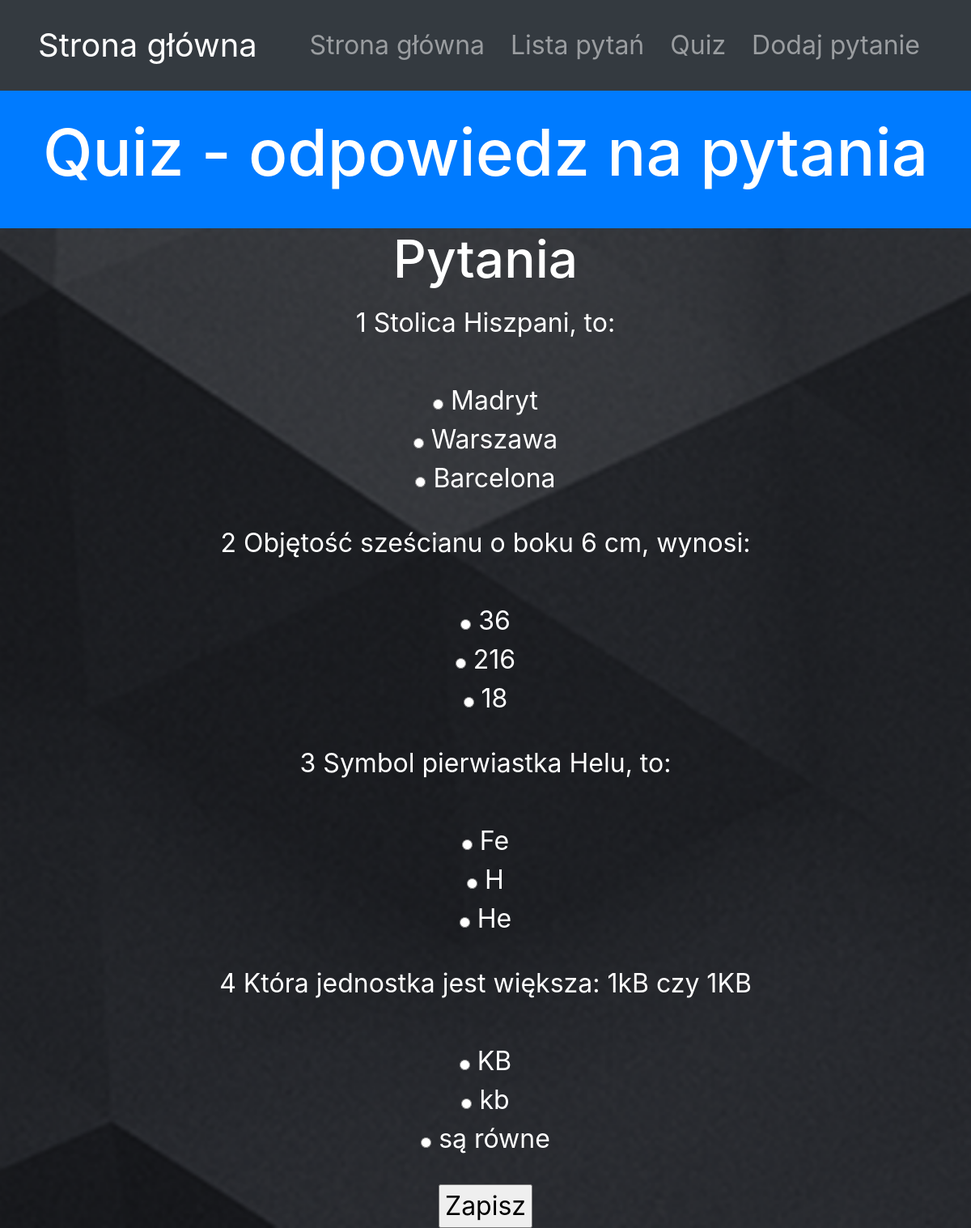
The page /quiz on the database its author committed.
### quiz/modele.py (models this page shows)
class BazaModel(Model):
    class Meta:
        database = baza

class Pytanie(BazaModel):
    pytanie = CharField()
    id_kat = ForeignKeyField(Kategoria, related_name='pytania')

class Odpowiedz(BazaModel):
    odpowiedzi = CharField(null=False)
    id_p = ForeignKeyField(Pytanie, related_name='odpowiedzi')
    odpok = BooleanField(default=False)

### quiz/views.py (the view, shortened to what this page needs)
@app.route("/quiz", methods=['GET', 'POST'])
def quiz():
    pytania = Pytanie.select().join(Odpowiedz).distinct().order_by(Pytanie.id)
    return render_template('quiz.html', query=pytania)

### quiz/quiz.py (called while the page is built)
@app.before_request
def before_request():
    g.db = baza
    g.db.connect()

@app.after_request
def after_request(response):
    g.db.close()
    return response

### quiz/templates/quiz.html (shortened to what this page needs)
{% extends "szablon.html" %}
{% block h1 %}Quiz - odpowiedz na pytania{% endblock %}
{% block tresc %}
  <form method="post">
      <center>
    <h2>Pytania</h2>
    {% for p in query %}
    <p>
        {{ p.id }} {{ p.pytanie }}<br>
        <br>
        {% for o in p.odpowiedzi %}
        <input type="radio" name="{{ p.id }}" value="{{ o.id }}">
        {{ o.odpowiedzi }}
        <br>
        {% endfor %}
    </p>
    {% endfor %}
    <input type="submit" value="Zapisz">
    </center>
  </form>
{% endblock %}

### quiz/templates/szablon.html (shortened to what this page needs)
<!DOCTYPE html>
<html lang="pl">
  <head>
    <link href="{{ url_for('static', filename='vendor/bootstrap/css/bootstrap.min.css') }}" rel="stylesheet">
    <link href="{{ url_for('static', filename='style.css') }}" rel="stylesheet">
    <link href="{{ url_for('static', filename='css/scrolling-nav.css') }}" rel="stylesheet">
  </head>
  <body id="page-top">
    <nav class="navbar navbar-expand-lg navbar-dark bg-dark fixed-top" id="mainNav">
      <div class="container">
        <a class="navbar-brand js-scroll-trigger" href="{{ url_for('index') }}">Strona główna</a>
        <div class="collapse navbar-collapse" id="navbarResponsive">
          <ul class="navbar-nav ml-auto">
            <li class="nav-item">
              <a class="nav-link js-scroll-trigger" href="{{ url_for('index') }}">Strona główna</a>
            </li>
            <li class="nav-item">
              <a class="nav-link js-scroll-trigger" href="{{ url_for('lista') }}">Lista pytań</a>
            </li>
            <li class="nav-item">
              <a class="nav-link js-scroll-trigger" href="{{ url_for('quiz') }}">Quiz</a>
            </li>
            <li class="nav-item">
              <a class="nav-link js-scroll-trigger" href="{{ url_for('dodaj') }}">Dodaj pytanie</a>
            </li>
          </ul>
        </div>
      </div>
    </nav>
    <header class="bg-primary text-white">
      <div class="container text-center">
        <h1>{% block h1 %}{% endblock %}</h1>
      </div>
    </header>
{% block tresc %}{% endblock %}
  </body>
</html>

### quiz/static/style.css (style rules this page uses)
body { color: white; background-image: url('tlo.png'); background-attachment: fixed; background-position: center; background-size: cover; }
html { font-size: 2rem; }
a { color: white; }

### quiz/static/css/scrolling-nav.css (style rules this page uses)
header { padding: 100px 0 100px; }
@media (min-width: 992px) { header { padding: 140px 0 30px; } }

### rows shown on the page
Pytanie: id "1", pytanie "Stolica Hiszpani, to:"
Odpowiedz: odpowiedzi "Madryt"
Odpowiedz: odpowiedzi "Warszawa"
Odpowiedz: odpowiedzi "Barcelona"
Pytanie: id "2", pytanie "Objętość sześcianu o boku 6 cm, wynosi:"
Odpowiedz: odpowiedzi "36"
Odpowiedz: odpowiedzi "216"
Odpowiedz: odpowiedzi "18"
Pytanie: id "3", pytanie "Symbol pierwiastka Helu, to:"
Odpowiedz: odpowiedzi "Fe"
Odpowiedz: odpowiedzi "H"
Odpowiedz: odpowiedzi "He"
Pytanie: id "4", pytanie "Która jednostka jest większa: 1kB czy 1KB"
Odpowiedz: odpowiedzi "KB"
Odpowiedz: odpowiedzi "kb"
Odpowiedz: odpowiedzi "są równe"
